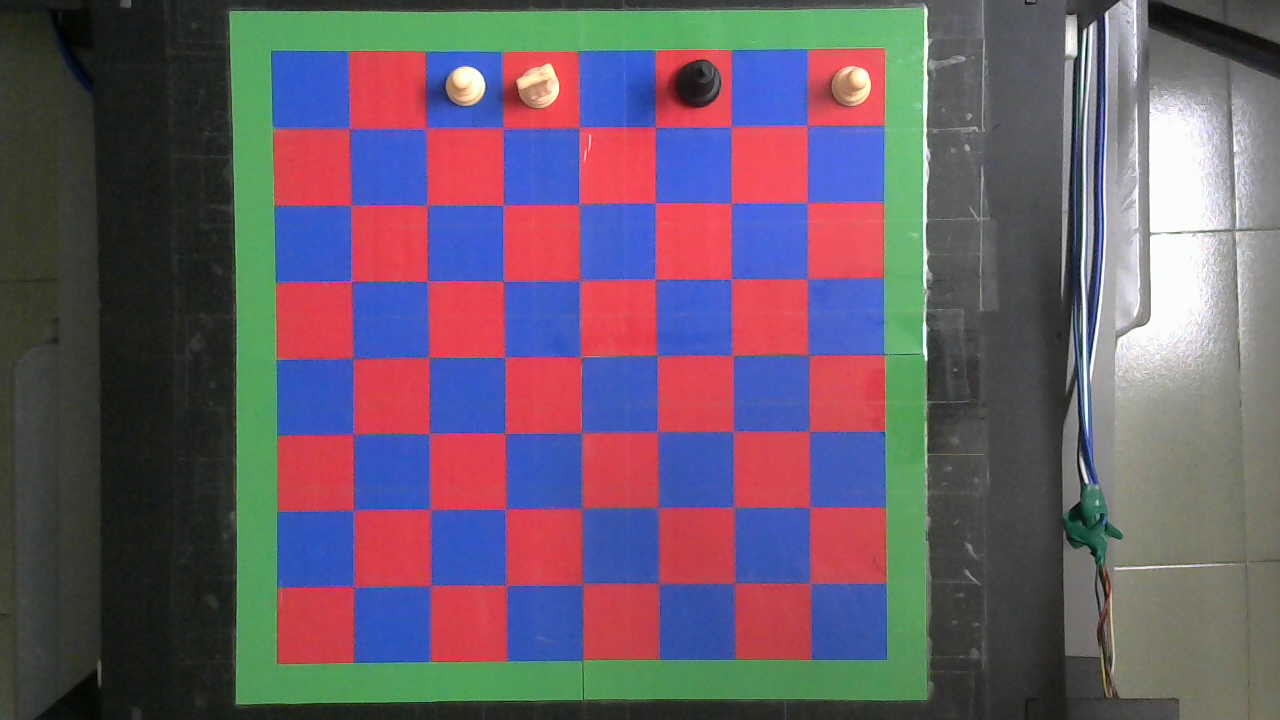
%> input picture pic.jpg, 1280 x 720 px
$ octave photo3_2.m   (GNU Octave 9; MATLAB toolbox functions it lacks are replaced by stand-ins)
%> lines starting %> are read from the running program, lines starting %| are printed output that depends on the picture; in (x1, y1, x2, y2) boxes, pixels count from 0 and x2, y2 are one past the last pixel; in counts of white or black regions, pixels touching at a corner belong together; the program's own positions count from 1
clear all
close all
clc
load('calib_data.mat');

%% Reconstruct Image

logistic_thres = 0.5;
noise = 7 ;
tolerance = 0.6 ;
path_pic = 'D:\Workspace\Term Project MATLAB\pic.jpg';

chess = imread(path_pic);
%> chess is the input picture: size 720x1280x3 uint8; mean R, G, B 106.8, 91.5, 105.9
chess = im2double(chess);
%> chess: size 720x1280x3 double
R = chess(:,:,1) ;
G = chess(:,:,2) ;
B = chess(:,:,3) ;
img_size = size(R) ;
%> img_size = [720 1280]

R = R(:) ;
G = G(:) ;
B = B(:) ;

pixels = [ones(size(R)) , R , G , B] ; % unrolled rgb matrix
colors = 1./(1+exp(-(pixels*all_theta'))) > logistic_thres ; % logistic regression prediction


construct = colors*Class_vals' ;
R = construct(:,1);
G = construct(:,2);
B = construct(:,3);

R = reshape(R,img_size);
G = reshape(G,img_size);
B = reshape(B,img_size);

figure
subplot(3,1,1),imshow(R);
subplot(3,1,2),imshow(G);
subplot(3,1,3),imshow(B);

reconstruction = [] ;
reconstruction(:,:,1) = R.*BW;
reconstruction(:,:,2) = G.*BW;
reconstruction(:,:,3) = B.*BW;
%> reconstruction: size 720x1280x3 double

figure
subplot(1,2,1),imshow(chess);
subplot(1,2,2),imshow(reconstruction);
%> after `imshow(reconstruction)`:
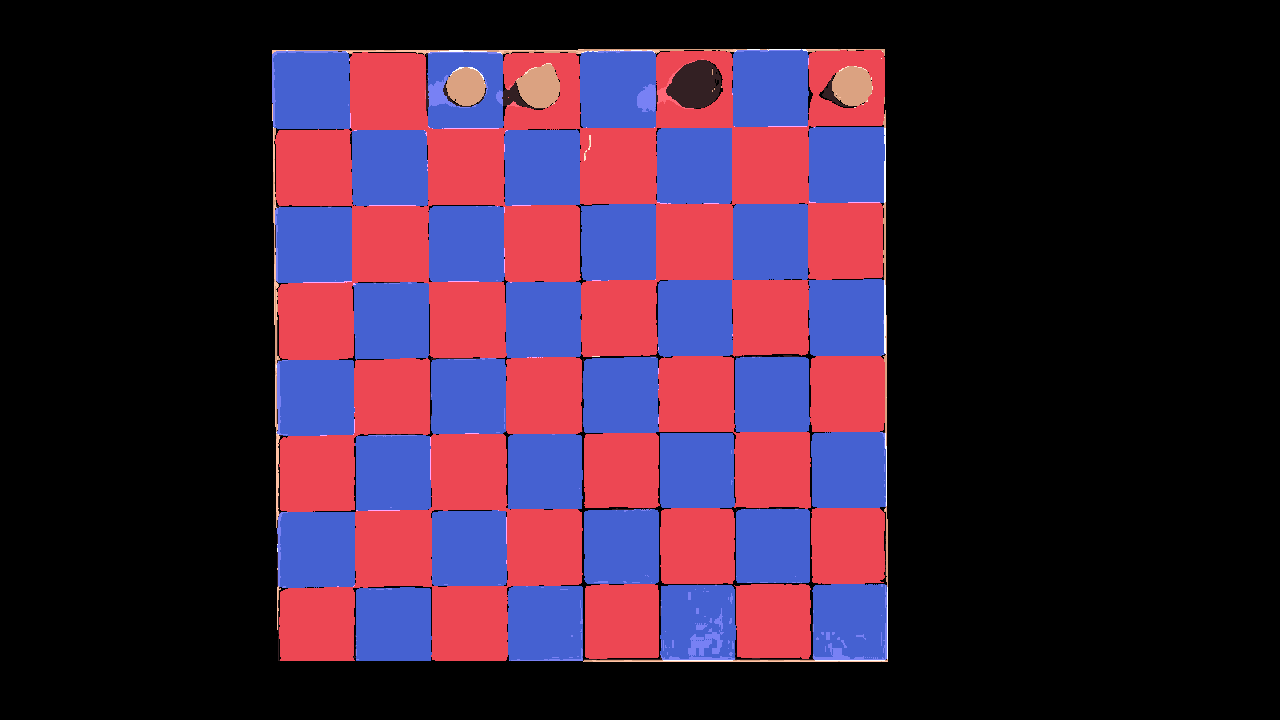
%> displayed picture: size 720x1280x3, on the screen's scale of 0 to 255; mean R, G, B 61.5, 34.4, 58.3


%% Extract color layers and board

WHITE = reshape(colors(:,3),img_size);
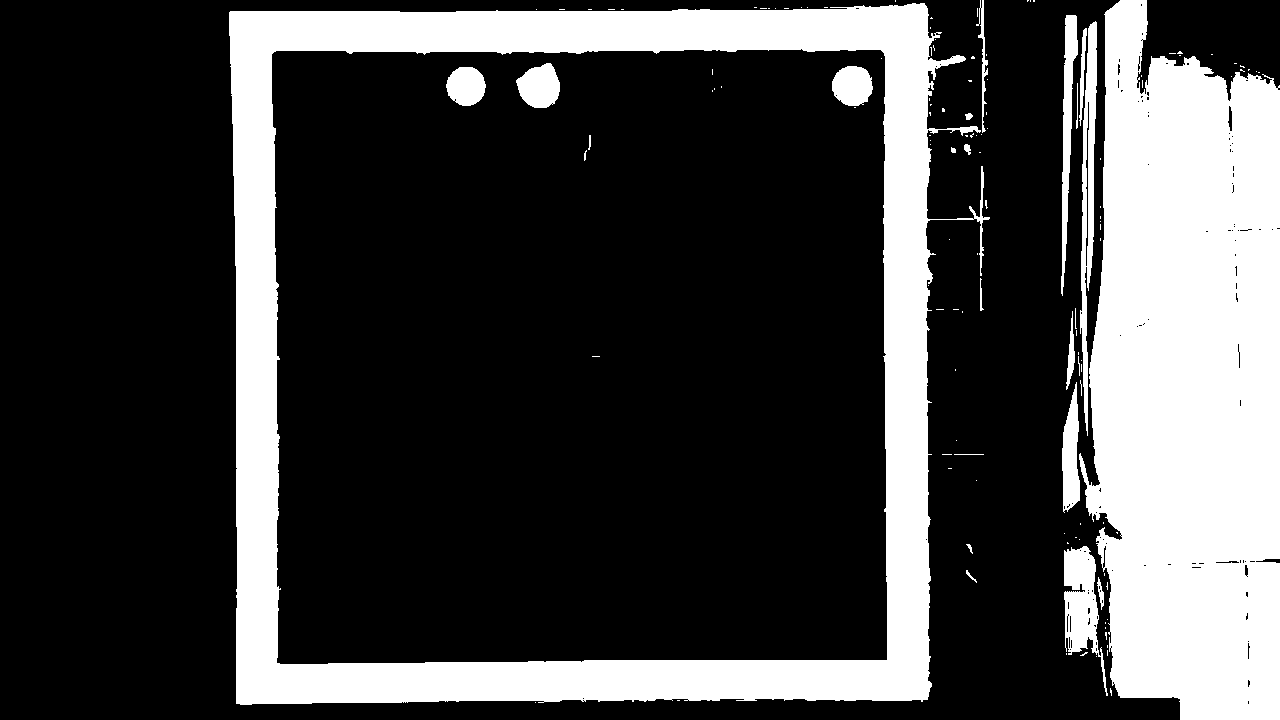
%> WHITE: size 720x1280 logical; 26.2% white; 130 white regions (106 under 20 px), largest, box (x1, y1, x2, y2) and area: (1079, 0, 1280, 720) 116424, (229, 3, 990, 705) 109314, (1080, 21, 1097, 436) 3360
BLACK = reshape(colors(:,4),img_size);
%> BLACK: size 720x1280 logical; 45.9% white; 358 white regions (318 under 20 px), largest, box (x1, y1, x2, y2) and area: (0, 0, 1280, 720) 403689, (1141, 0, 1280, 102) 9861, (637, 59, 722, 112) 2622

WHITE = imopen(WHITE,strel('disk',noise));
%> WHITE: size 720x1280 logical; 25% white; 9 white regions, largest, box (x1, y1, x2, y2) and area: (1086, 0, 1280, 720) 115098, (229, 4, 932, 705) 107948, (517, 64, 560, 108) 1422
WHITE = ~imopen(~WHITE,strel('disk',noise));
%> WHITE: size 720x1280 logical; 25.2% white; 6 white regions, box (x1, y1, x2, y2) and area: (1062, 0, 1280, 720) 120031, (229, 0, 932, 705) 108252, (517, 61, 560, 108) 1429, (832, 66, 872, 106) 1266, (447, 67, 485, 106) 1184, (1065, 36, 1078, 58) 254
BLACK = imopen(BLACK,strel('disk',noise));
%> BLACK: size 720x1280 logical; 43.3% white; 14 white regions, largest, box (x1, y1, x2, y2) and area: (0, 0, 1181, 720) 370335, (1143, 0, 1280, 82) 9269, (1220, 502, 1280, 720) 7752
BLACK = ~imopen(~BLACK,strel('disk',noise));
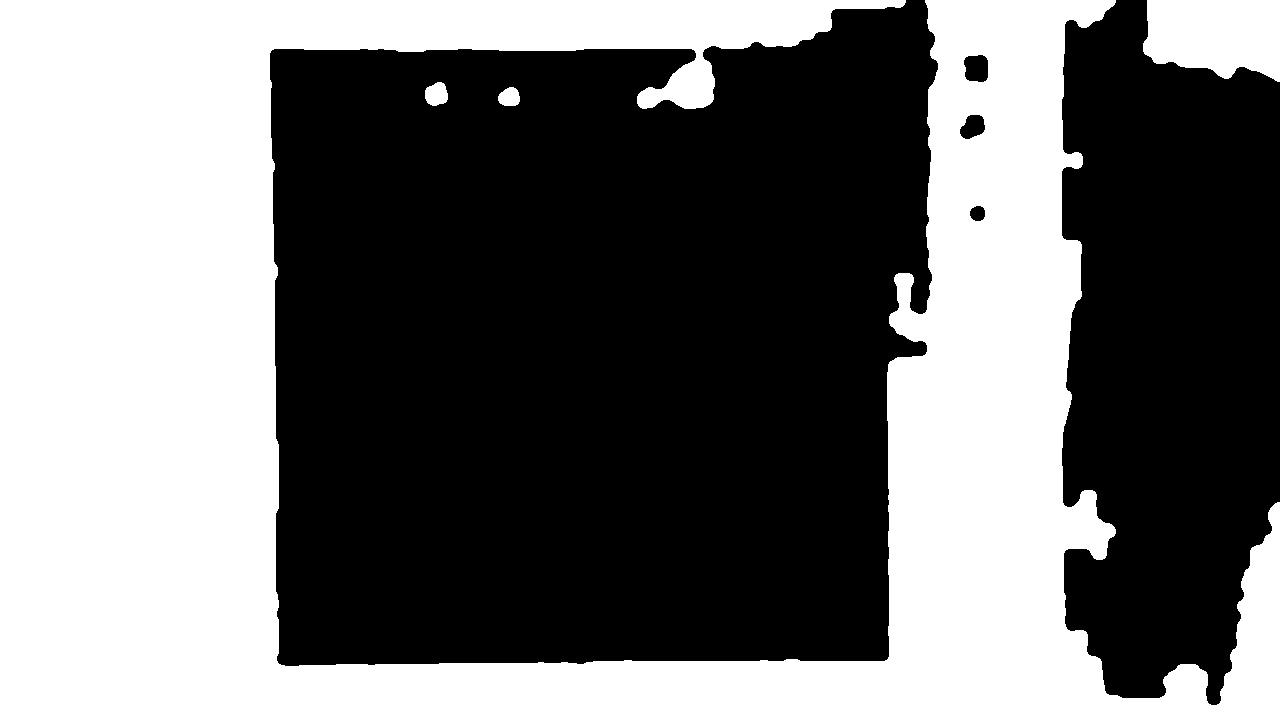
%> BLACK: size 720x1280 logical; 44.1% white; 4 white regions, box (x1, y1, x2, y2) and area: (0, 0, 1280, 720) 396321, (1143, 0, 1280, 82) 9303, (425, 82, 448, 106) 430, (498, 87, 520, 106) 330

stats = regionprops(BW,'BoundingBox','Extrema','Area');

cropped = imresize(imcrop(chess,stats.BoundingBox),[640 640]);
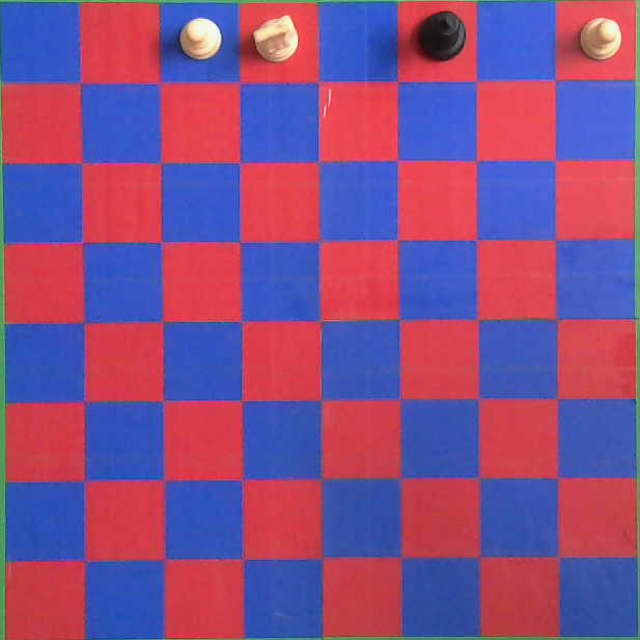
%> cropped: size 640x640x3 double; mean R, G, B 0.55, 0.324, 0.54; drawn with min black and max white
whitePieces = imresize(imcrop(WHITE,stats.BoundingBox),[640 640]);
%> whitePieces: size 640x640 logical; 3% white; 5 white regions, box (x1, y1, x2, y2) and area: (0, 0, 640, 640) 5214, (0, 57, 8, 640) 2789, (254, 13, 299, 61) 1541, (581, 18, 622, 59) 1347, (182, 19, 221, 59) 1260
blackPieces = imresize(imcrop(BLACK,stats.BoundingBox),[640 640]);
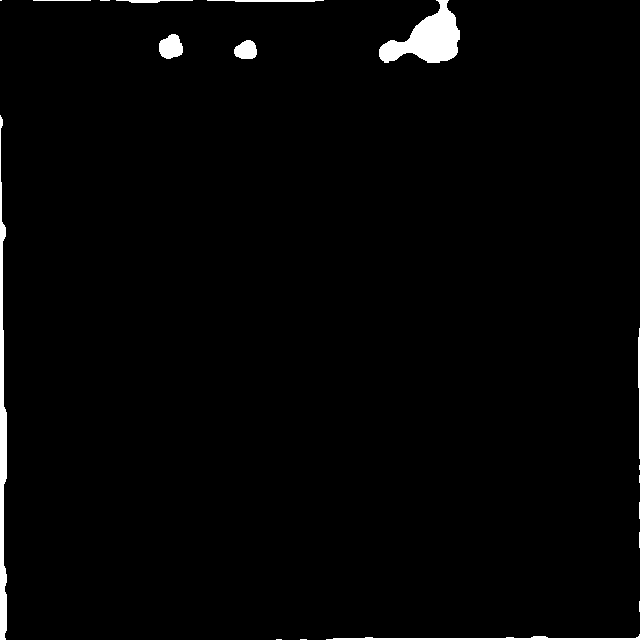
%> blackPieces: size 640x640 logical; 1.7% white; 18 white regions (9 under 20 px)
% [6 lines of commented-out code are left out]

subplot(1,3,1),imshow(cropped),hold on;
for ii = 1:7
    line([ii*80 ii*80],[0 640]);
    line([0 640],[ii*80 ii*80]);
    hold on
end
hold off;

subplot(1,3,2),imshow(whitePieces),hold on;
for ii = 1:7
    line([ii*80 ii*80],[0 640]);
    line([0 640],[ii*80 ii*80]);
    hold on
end
hold off;

subplot(1,3,3),imshow(blackPieces),hold on;
for ii = 1:7
    line([ii*80 ii*80],[0 640]);
    line([0 640],[ii*80 ii*80]);
    hold on
end
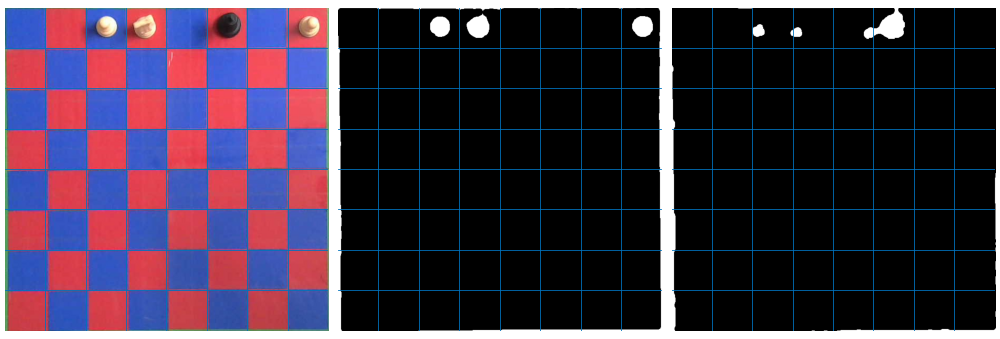
%> figure redrawn from the program's plot data, 3 panels
hold off;


%% Identifying objects

detect_white = regionprops(whitePieces,'BoundingBox','Centroid','Area');
%> detect_white = 5 regions; box (x1, y1, x2, y2), Area and Centroid: (0, 0, 640, 640) 5214 [488.7 279.4], (0, 57, 8, 640) 2789 [3.1 390.7], (254, 13, 299, 61) 1541 [278.2 39.5], (581, 18, 622, 59) 1347 [602.5 38.7], (182, 19, 221, 59) 1260 [202.3 39.1]
detect_black = regionprops(blackPieces,'BoundingBox','Centroid','Area');
%> detect_black = 18 regions; largest, box (x1, y1, x2, y2), Area and Centroid: (379, 0, 460, 63) 2620 [428.5 39.8], (0, 115, 7, 640) 2168 [3 431.6], (326, 634, 640, 640) 675 [488.4 639.4], (159, 34, 183, 59) 453 [171.5 47.6], (234, 40, 257, 59) 341 [246.7 50.8]

board = zeros(8,8);

areas = detect_white.Area;
%> areas = 5214
piece_size = median(areas);
%> piece_size = 5214
lower_limit = piece_size - piece_size*tolerance ;
%> lower_limit = 2085.6
upper_limit = piece_size + piece_size*tolerance ;
%> upper_limit = 8342.4

whitePiss = length(detect_white);
%> whitePiss = 5
blackPiss = length(detect_black);
%> blackPiss = 18

w=0;
b=0;
%
figure, imshow(cropped),hold on;
for i =1:whitePiss
    hold on;
    if(lower_limit < detect_white(i).Area && detect_white(i).Area < upper_limit)
        xpix = detect_white(i).Centroid(1)/80 ;
        ypix = detect_white(i).Centroid(2)/80 ;
        if(board(ceil(xpix),ceil(ypix)) == 0 && detect_white(i).BoundingBox(3)<80 && detect_white(i).BoundingBox(4)<80)
            board(ceil(xpix),ceil(ypix)) = 1 ;
            h = rectangle('Position',detect_white(i).BoundingBox);
            set(h,'EdgeColor',[1,1,1]);
            w = w+1;
        end
    end
end
%> this loop made 5 passes
%> (xpix, ypix) on passes 1 to 2: (6.11, 3.49), (0.0389, 4.88)
%> after the loop, board = [0 0 0 0 0 0 0 0; 0 0 0 0 0 0 0 0; 0 0 0 0 0 0 0 0; 0 0 0 0 0 0 0 0; 0 0 0 0 0 0 0 0; 0 0 0 0 0 0 0 0; 0 0 0 0 0 0 0 0; 0 0 0 0 0 0 0 0]; w = 0

for i =1:blackPiss
    hold on;
    if(lower_limit < detect_black(i).Area && detect_black(i).Area < upper_limit)
        xpix = detect_black(i).Centroid(1)/80 ;
        ypix = detect_black(i).Centroid(2)/80 ;
        if(board(ceil(xpix),ceil(ypix)) == 0 && detect_black(i).BoundingBox(3)<80 && detect_black(i).BoundingBox(4)<80)
            board(ceil(xpix),ceil(ypix)) = 2 ;
            h = rectangle('Position',detect_black(i).BoundingBox);
            set(h,'EdgeColor',[0,0,0]);
            b = b+1;
        end
    end
end
%> this loop made 18 passes
%> (xpix, ypix) on passes 2, 12: (0.0376, 5.39), (5.36, 0.497)
%> after the loop, b = 0

pieceInfo = ['White : ',num2str(w),'   Black : ',num2str(b)] ;
%> pieceInfo = 'White : 0   Black : 0'
title(pieceInfo) ;

board = board'
hold off
%
